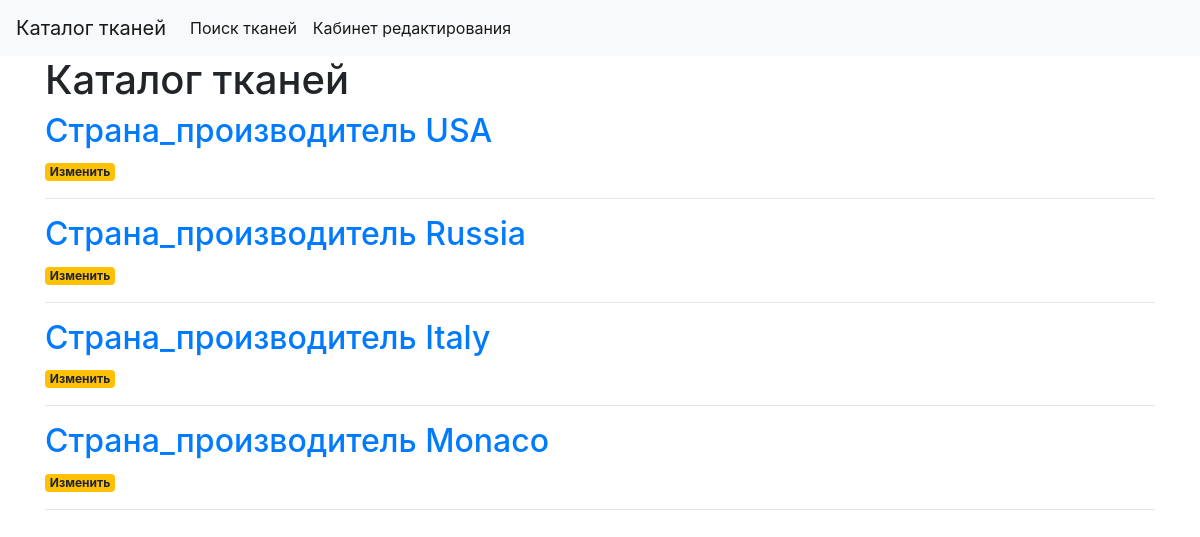
The page /allproducer on the database its author committed.
### tables this page shows
CREATE TABLE производитель (
    id_производителя INTEGER PRIMARY KEY ,
    страна_производитель TEXT NOT NULL
);

### main.py (the view)
@app.route('/allproducer')
def allproducer():
    conn = get_db_connection()
    allproducer = conn.execute('SELECT * FROM производитель').fetchall()
    conn.close()
    return render_template('allproducer.html', allproducer=allproducer)

### main.py (called while the page is built)
def get_db_connection():
    conn = sqlite3.connect('database.db')
    conn.row_factory = sqlite3.Row
    return conn

### templates/allproducer.html
{% extends 'base.html' %}
{% block content %}
    <h1>{% block title %} Каталог тканей {% endblock %}</h1>
    {% for post in allproducer %}
        <a href="#">
            <h2>Страна_производитель {{ post['страна_производитель'] }}</h2>
        </a>
    <a href="{{ url_for('edit_pr', id=post['id_производителя']) }}">
            <span class="badge badge-warning">Изменить</span>
        </a>
        <hr>
    {% endfor %}
{% endblock %}

### rows shown on the page
производитель: страна_производитель "USA"
производитель: страна_производитель "Russia"
производитель: страна_производитель "Italy"
производитель: страна_производитель "Monaco"
